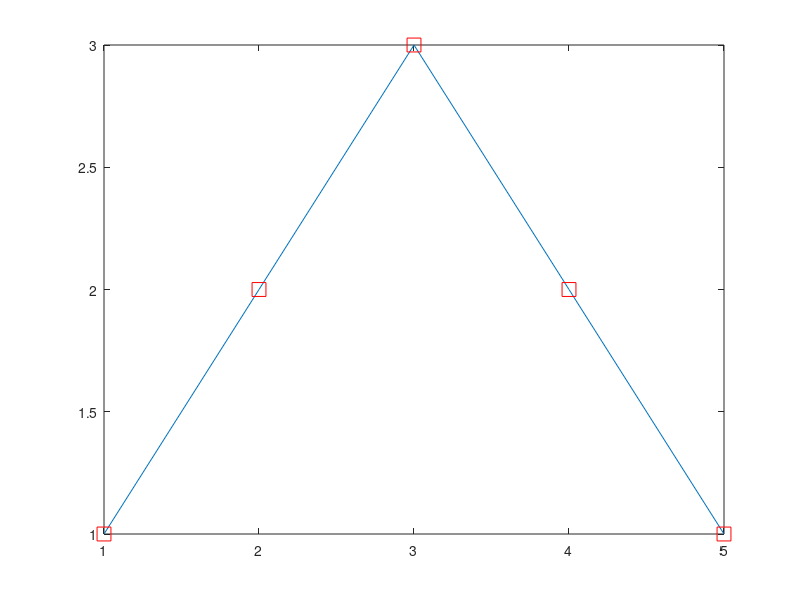
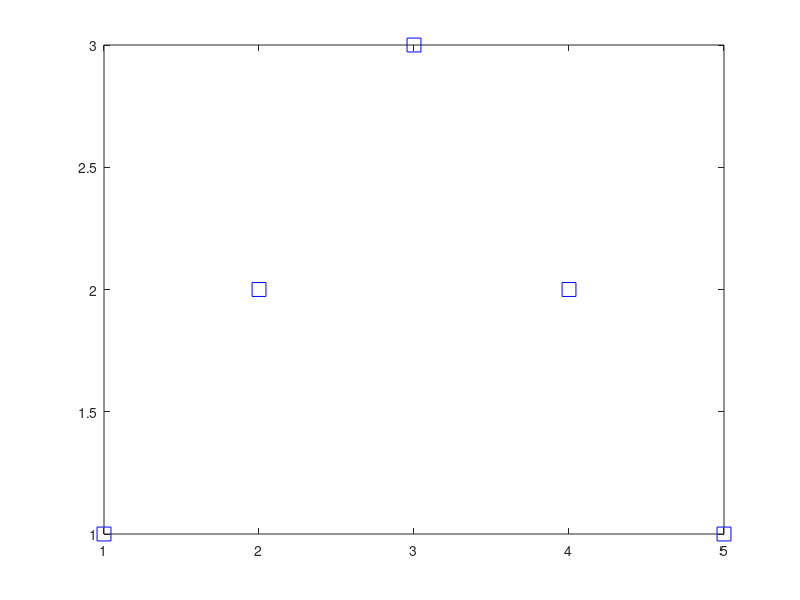

Here is the MATLAB script that generated these plots, in order: (Note: this script raises an error after producing the figures.)
function simpleTimeseriesPlots
% This script provide basics for visualizing simple timeseries data 
% as well as common modifications. it has been designed to be run one line
% at a time so users can experience building and modifying plots. it also contains practice problems at the end of the script as well as answers. 
% for step by step instructions to run this script, see the README doc
% 
% @author Kaya de Barbaro, kaya@austin.utexas.edu
% last updated date March 06, 2020

clearvars; 
% load supporting function in the folder 'libs' into the current workspace
addpath('libs');

% get to know the simple plot fuction
figure(1)
plot(1,1) 
plot(1,1, 'rs','MarkerSize',10)

% plot your first timeseries using the syntax plot(xvals, yvals)!
figure (1)
plot([1 2 3 4 5], [1 2 3 2 1])

% add each datapoint as a red box
hold on
plot([1 2 3 4 5], [1 2 3 2 1], 'rs','MarkerSize',10)

% try the syntax plot(yvals)
% note: if time is regular across your datastreams you dont need to indicate timestamps/ xvals
figure (2)
plot([1 2 3 2 1], 'bs','MarkerSize',10)

% now, lets open up some actual data to plot
% use the string concatenation function strcat to specify exact location and name of the data files
dataDir = fullfile('.', 'data');

fnameG = fullfile(dataDir,'InfGaze_P6_4mo.csv');
fnameH = fullfile(dataDir,'InfHands_P6_4mo.csv');
  
%read face and hand data using csvread command
gazeData = csvread(fnameG);
handsData = csvread(fnameH);

%plot gaze to first object
figure(1)
plot (gazeData(1,:))   
title('Infant gaze: Object 1')

axis ([0 1864 0 1.5 ])                    
% axis([XMIN XMAX YMIN YMAX])
axis ([0 size(gazeData,2)+100 0 1.5 ])  


% plot gaze to all objects on one plot 
figure (2)
plot (gazeData(1,:), 'g') 
hold on
plot (gazeData(2,:),'r') 
plot (gazeData(3,:), 'c')    
title('Infant Gaze: three objects')
axis ([0 size(gazeData,2)+100 0 1.5 ])

%You have lots of options for colors and shapes- e.g. 
figure (21)
plot(gazeData(1,:), 'g--')
figure (22)
plot(gazeData(1,:), 'g+')
figure (23)
plot(gazeData(1,:), 'gs') 

% or if you want to get really wild.. 
figure (3)
plot(gazeData(1,:),'-mo',...
    'LineWidth',2,...
    'MarkerEdgeColor','k',...
    'MarkerFaceColor',[.49 1 .63],...
    'MarkerSize',10)


% ------> for more line specification options see
%https://www.mathworks.com/help/matlab/ref/linespec.html

% same data as plot 2, new look 
figure (4)
plot (gazeData(1,:), 'gs', 'MarkerFaceColor', 'g') 
hold on
plot (gazeData(2,:),'rs','MarkerFaceColor', 'r') 
plot (gazeData(3,:), 'cs', 'MarkerFaceColor', 'c')    
axis ([0 size(gazeData,2)+100 .4 1.5 ])
title('Infant Gaze: three objects')

% plot gaze and hands data together using two linked subplots
figure (5)
ax1= subplot(2,1,1);    % syntax is subplot(total rows of plots, total columns of plots, position of current plot)
plot(gazeData(1,:),'g')
axis ([0 size(gazeData,2)+100 0 1.5 ])
title('Looking at toy 1')

ax2= subplot(2,1,2);
plot(handsData(1,:),'g')
axis ([0 size(gazeData,2)+100 0 1.5 ])
title('Touching toy 1')    %-----> try zooming in on one

linkaxes([ax1,ax2],'x')  %----> now try zooming in again 

% generate and plot summed gaze and hands data
% sum gaze and hands directed to each object
sumObj1= handsData(1,:)+ gazeData(1,:); 
sumObj2 = handsData(2,:)+ gazeData(2,:); 
sumObj3 = handsData(3,:)+ gazeData(3,:); 

figure(6)
hold on
plot (sumObj1, 'g')
plot (sumObj2, 'r')
plot (sumObj3, 'c')

axis ([0 size(gazeData,2)+100 0 3 ])
title('Gaze and Hands Sums')


%or sum gaze across all three objects 
% syntax is sum (array_name, dimension) where dimension is 1 for row 2 for column

gazeSum = sum(gazeData,1);  
figure(7)
plot (gazeSum, 'k')
axis ([0 size(gazeData,2)+100 0 1.5 ])
title('Gaze Sum')

%save your plots - this will save the most recently accessed plot
savename=strcat(dataDir,'/simpleTimeseriesPlot');
print('-depsc','-tiff','-r300',strcat(savename, '.eps')) %high quality
saveas( gcf, char(strcat(savename,'.fig')));  %saves a matlab file
saveas( gcf, char(strcat(savename,'.jpg')));  %saves a jpg


% Exercises
% create an "object contact" timeseries for each of the three objects
% summing looking and touching activity at each timepoint (i.e. the values should range from 0-2 )
% plot 7: plot the three timeseries on the same plot using a different
% color for each toy 
% plot 8: plot each of the three timeseries in its own subplot (ie three
% subplots in one plot)
% plot 9: Adjust your figure 4 plot  two so that you can observe
% if infants are looking to two toys at the same time
%plot 10: Add touching behavior to plot 9



%% Scroll down for Exercise answers 

%
%
%
%
%
%
%
%
%
%
%
%
%
%
%
%
%
%
%
%
%
%
%
%






% Exercise answers 
% create an "object contact" timeseries for each of the three objects
% summing looking and touching activity at each timepoint (i.e. the values should range from 0-2 )

redSum= gazeData(1,:)+ handsData(1,:);
greenSum= gazeData(2,:)+ handsData(2,:);
blueSum= gazeData(3,:)+ handsData(3,:);

% plot 7: plot the three timeseries on the same plot using a different
% color for each toy 

figure (7)
plot (redSum, 'r') 
hold on
plot (greenSum,'g') 
plot (blueSum, 'c')    
title('Infant Gaze: three objects')
axis ([0 size(gazeData,2)+100 0.2 2.5 ])

% plot 8: plot each of the three timeseries in its own subplot (ie three
% subplots in one plot)

figure(8)
ax1= subplot(3,1,1);    
plot(redSum,'r')
axis ([0 size(gazeData,2)+100 0.2 2.5 ])
title('Red toy contact')

ax2= subplot(3,1,2);
plot(greenSum,'g')
axis ([0 size(gazeData,2)+100 0.2 2.5 ])
title('Green toy contact')

ax3= subplot(3,1,3);
plot(blueSum,'c')
axis ([0 size(gazeData,2)+100 0.2 2.5 ])
title('blue toy contact')

linkaxes([ax1,ax2, ax3],'x')  


% plot 9: Adjust your figure 4 plot  two so that you can observe
% if infants are looking to two toys at the same time

figure (9)
plot (gazeData(1,:)+.02, 'rs', 'MarkerFaceColor', 'r') 
hold on
plot (gazeData(2,:),'gs','MarkerFaceColor', 'g') 
plot (gazeData(3,:)-.02, 'cs', 'MarkerFaceColor', 'c')    
title('Infant Gaze: three objects')
axis ([0 size(gazeData,2)+100 0.2 1.5 ])

%plot 10: Add touching behavior to plot 9

hold on 
plot (handsData(1,:)+.02-.5, 'rs', 'MarkerFaceColor', 'r') 
hold on
plot (handsData(2,:)-.5,'gs','MarkerFaceColor', 'g') 
plot (handsData(3,:)-.02-.5, 'cs', 'MarkerFaceColor', 'c')    
title('Infant Object attention')
axis ([0 size(gazeData,2)+100 0.2 1.5 ])



